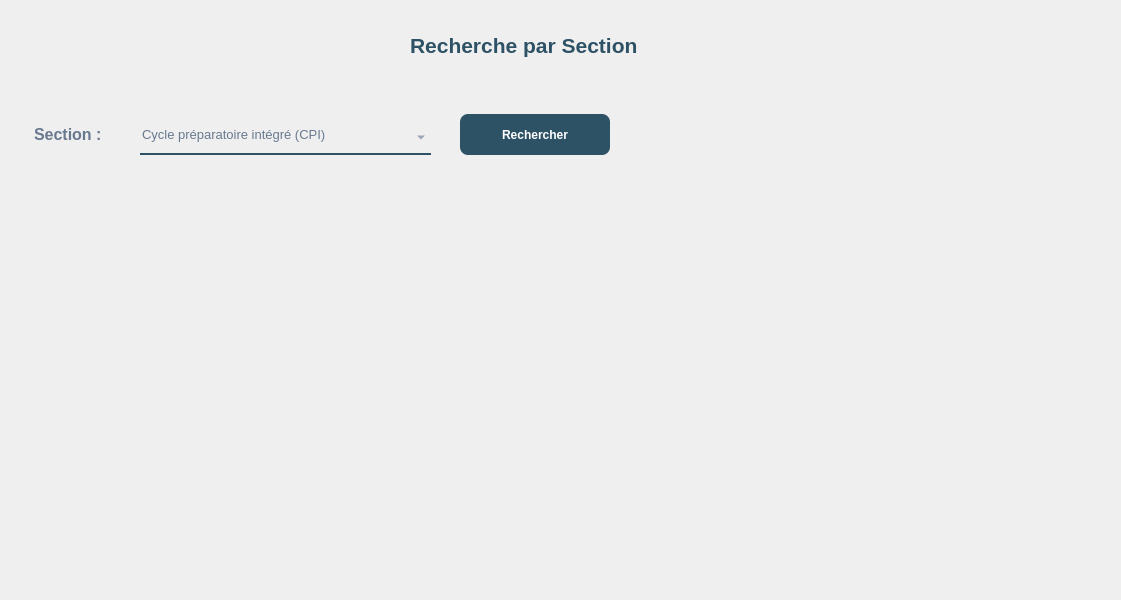
<?xml version="1.0" encoding="UTF-8"?>
<ui version="4.0">
 <class>Dialog</class>
 <widget class="QDialog" name="Dialog">
  <property name="geometry">
   <rect>
    <x>0</x>
    <y>0</y>
    <width>1121</width>
    <height>600</height>
   </rect>
  </property>
  <property name="windowTitle">
   <string>Dialog</string>
  </property>
  <widget class="QTableView" name="tableView">
   <property name="geometry">
    <rect>
     <x>20</x>
     <y>190</y>
     <width>1081</width>
     <height>391</height>
    </rect>
   </property>
   <property name="styleSheet">
    <string notr="true">background:rgba(0,0,0,0);
border:none;</string>
   </property>
  </widget>
  <widget class="QLabel" name="label_4">
   <property name="geometry">
    <rect>
     <x>0</x>
     <y>-120</y>
     <width>1131</width>
     <height>761</height>
    </rect>
   </property>
   <property name="styleSheet">
    <string notr="true">border-image:url(:/img/897.jpg);</string>
   </property>
   <property name="text">
    <string/>
   </property>
  </widget>
  <widget class="QPushButton" name="pushButton">
   <property name="geometry">
    <rect>
     <x>460</x>
     <y>114</y>
     <width>150</width>
     <height>41</height>
    </rect>
   </property>
   <property name="font">
    <font>
     <pointsize>-1</pointsize>
     <weight>87</weight>
     <bold>true</bold>
    </font>
   </property>
   <property name="styleSheet">
    <string notr="true">background: rgb(255,255,255);
background: rgba(46,82,101,255);
  border: 0 solid #E2E8F0;
  color: rgb(255, 255, 255);
  font-size: 12px;
  font-weight: 700;
  height: 56px;
  border-radius: 8px;

</string>
   </property>
   <property name="text">
    <string>Rechercher</string>
   </property>
  </widget>
  <widget class="QLabel" name="label_10">
   <property name="geometry">
    <rect>
     <x>410</x>
     <y>20</y>
     <width>301</width>
     <height>51</height>
    </rect>
   </property>
   <property name="font">
    <font>
     <family>Arial</family>
     <pointsize>16</pointsize>
     <weight>75</weight>
     <bold>true</bold>
     <underline>false</underline>
    </font>
   </property>
   <property name="styleSheet">
    <string notr="true">color:rgba(46,82,101,255);
background-color:rgba(0,0,0,0);
</string>
   </property>
   <property name="text">
    <string>Recherche par Section</string>
   </property>
  </widget>
  <widget class="QLabel" name="label">
   <property name="geometry">
    <rect>
     <x>30</x>
     <y>120</y>
     <width>111</width>
     <height>35</height>
    </rect>
   </property>
   <property name="font">
    <font>
     <pointsize>12</pointsize>
     <weight>75</weight>
     <bold>true</bold>
    </font>
   </property>
   <property name="styleSheet">
    <string notr="true">background-color:rgba(0,0,0,0);
color:rgb(104, 121, 143);
padding-bottom:7px;</string>
   </property>
   <property name="text">
    <string>Section :</string>
   </property>
  </widget>
  <widget class="QComboBox" name="comboBox">
   <property name="geometry">
    <rect>
     <x>140</x>
     <y>120</y>
     <width>291</width>
     <height>35</height>
    </rect>
   </property>
   <property name="font">
    <font>
     <pointsize>10</pointsize>
     <weight>50</weight>
     <bold>false</bold>
    </font>
   </property>
   <property name="styleSheet">
    <string notr="true">background-color:rgba(0,0,0,0);
border: 2px solid rgba(0,0,0,0);
border-bottom-color:rgba(46,82,101,255);
color:rgb(104, 121, 143);
padding-bottom:7px;</string>
   </property>
   <item>
    <property name="text">
     <string>Cycle préparatoire intégré (CPI)</string>
    </property>
   </item>
   <item>
    <property name="text">
     <string>Licence en sciences de l’informatique (L-I)</string>
    </property>
   </item>
   <item>
    <property name="text">
     <string>Licence en mathématiques appliquée (L-M)</string>
    </property>
   </item>
   <item>
    <property name="text">
     <string>Mastère de recherche en génie logiciel (MR-GL)</string>
    </property>
   </item>
   <item>
    <property name="text">
     <string>Mastère professionnel en génie logiciel (MP-GL)</string>
    </property>
   </item>
   <item>
    <property name="text">
     <string>Diplôme national d'ingénieur en électronique (ING)</string>
    </property>
   </item>
  </widget>
  <zorder>label_4</zorder>
  <zorder>tableView</zorder>
  <zorder>pushButton</zorder>
  <zorder>label_10</zorder>
  <zorder>label</zorder>
  <zorder>comboBox</zorder>
 </widget>
 <resources>
  <include location="../img/back.qrc"/>
 </resources>
 <connections/>
</ui>
